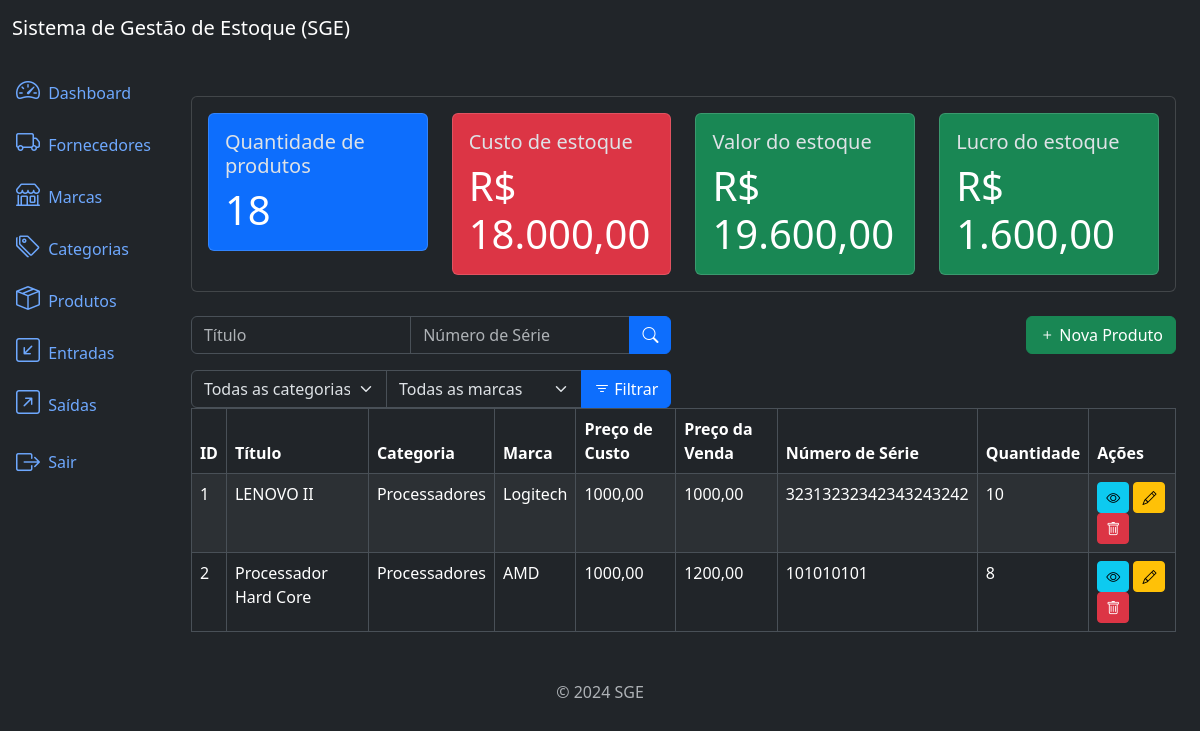
The app's page /products/list (signed in) with its own data.
### products/models.py (models this page shows, shortened)
class Product(models.Model):
    title = models.CharField(max_length=500)
    category = models.ForeignKey(Category, on_delete=models.PROTECT, related_name='products')
    brand = models.ForeignKey(Brand, on_delete=models.PROTECT, related_name='products')
    description = models.TextField(null=True, blank=True)
    serie_number = models.CharField(max_length=200, null=True, blank=True)
    cost_price = models.DecimalField(max_digits=20, decimal_places=2)
    selling_price = models.DecimalField(max_digits=20, decimal_places=2)
    quantity = models.IntegerField(default=0)
    created_at = models.DateTimeField(auto_now_add=True)
    updated_at = models.DateTimeField(auto_now=True)
    class Meta:
        ordering = ['title']

### categories/models.py (models this page shows)
class Category(models.Model):
    name = models.CharField(max_length=500)
    description = models.TextField(null=True, blank=True)
    created_at = models.DateTimeField(auto_now_add=True)
    updated_at = models.DateTimeField(auto_now=True)
    class Meta:
        ordering = ['name']
    def __str__(self):
        return self.name

### brands/models.py (models this page shows)
class Brand(models.Model):
    name = models.CharField(max_length=500)
    description = models.TextField(null=True, blank=True)
    created_at = models.DateTimeField(auto_now_add=True)
    updated_at = models.DateTimeField(auto_now=True)
    class Meta:
        ordering = ['name']
    def __str__(self):
        return self.name

### products/views.py (the view)
# urls.py: path('products/list', ProductListView.as_view(), name='product_list'),
class ProductListView(LoginRequiredMixin, PermissionRequiredMixin, ListView):
    model = Product
    template_name = 'product_list.html'
    context_object_name = 'products'
    paginate_by = 10
    permission_required = 'products.view_product'
    def get_queryset(self):
        queryset = super().get_queryset()
        title = self.request.GET.get("title")
        serie_number = self.request.GET.get("serie_number")
        category = self.request.GET.get("category")
        brand = self.request.GET.get("brand")
        if title:
            queryset = queryset.filter(title__icontains=title)
        if serie_number:
            queryset = queryset.filter(serie_number__icontains=serie_number)
        if category:
            queryset = queryset.filter(category__id=category)
        if brand:
            queryset = queryset.filter(brand__id=brand)
        return queryset
    def get_context_data(self, **kwargs):
        context = super().get_context_data(**kwargs)
        context['product_metrics'] = get_products_metrics()
        context['categories'] = Category.objects.all()
        context['brands'] = Brand.objects.all()
        return context

### utils/metrics.py (called while the page is built)
def get_products_metrics() -> Dict:
    products = Product.objects.all()
    total_cost_price = sum(product.cost_price * product.quantity for product in products)
    total_selling_price = sum(product.selling_price * product.quantity for product in products)
    total_quantity = sum(product.quantity for product in products)
    total_profit = total_selling_price - total_cost_price
    products_metrics = {
        'total_cost_price': number_format(total_cost_price, decimal_pos=2, force_grouping=True),
        'total_selling_price': number_format(total_selling_price, decimal_pos=2, force_grouping=True),
        'total_quantity': total_quantity,
        'total_profit': number_format(total_profit, decimal_pos=2, force_grouping=True)
    }
    return products_metrics

### products/templates/product_list.html (shortened to what this page needs)
{% extends 'base.html' %}
{% block content %}
{% include 'components/_product_metrics.html' %}
<div class="row mb-3">
    <div class="col-md-6">
        <form method="get" action="{% url 'product_list' %}">
            <div class="input-group">
                <input type="text" class="form-control" name="title" placeholder="Título" value="{{ request.GET.title }}">
                <input type="text" class="form-control" name="serie_number" placeholder="Número de Série" value="{{ request.GET.serie_number }}">
                <button type="submit" class="btn btn-primary">
                    <i class="bi bi-search"></i>
                </button>
            </div>
        </form>
    </div>
    <div class="col-md-6">
        {% if perms.products.add_product %}
        <a href="{% url 'product_create' %}" class="btn btn-success float-end">
            <i class="bi bi-plus"></i>
            Nova Produto
        </a>
        {% endif %}
    </div>
</div>
<div class="row mb-6">
    <div class="col-md-6">
        <form method="get" action="{% url 'product_list' %}">
            <div class="input-group">
                <select class="form-select" name="category">
                    <option value="" {% if not request.GET.category %} selected {% endif %}>
                        Todas as categorias
                    </option>
                </select>
                <select class="form-select" name="brand">
                    <option value="" {% if request.GET.category %} selected {% endif %}>
                        Todas as marcas
                    </option>
                </select>
                <button type="submit" class="btn btn-primary">
                    <i class="bi bi-filter"></i> Filtrar
                </button>
            </div>
        </form>
    </div>
</div>
<div class="table-responsive">
    <table class="table table-striped table-bordered">
        <thead class="thead-dark">
            <tr>
                <th>ID</th>
                <th>Título</th>
                <th>Categoria</th>
                <th>Marca</th>
                <th>Preço de Custo</th>
                <th>Preço da Venda</th>
                <th>Número de Série</th>
                <th>Quantidade</th>
                <th>Ações</th>
            </tr>
        </thead>
        <tbody>
            {% for product in products %}
            <tr>
                <td>{{ product.id }}</td>
                <td>{{ product.title }}</td>
                <td>{{ product.category }}</td>
                <td>{{ product.brand }}</td>
                <td>{{ product.cost_price }}</td>
                <td>{{ product.selling_price }}</td>
                <td>{{ product.serie_number }}</td>
                <td>{{ product.quantity }}</td>
                <td>
                    <a href="{% url 'product_detail' product.id %}" class="btn btn-info btn-sm">
                        <i class="bi bi-eye"></i>
                    </a>
                    {% if perms.products.change_product %}
                    <a href="{% url 'product_update' product.id %}" class="btn btn-warning btn-sm">
                        <i class="bi bi-pencil"></i>
                    </a>
                    {% endif %}
                    {% if perms.products.delete_product %}
                    <a href="{% url 'product_delete' product.id %}" class="btn btn-danger btn-sm">
                        <i class="bi bi-trash"></i>
                    </a>
                    {% endif %}
                </td>
            </tr>
            {% endfor %}
        </tbody>
    </table>
</div>
{% endblock %}

### records on screen
Product: id "1", title "LENOVO II", category "Processadores", brand "Logitech", cost_price "1000,00", selling_price "1000,00", serie_number "32313232342343243242", quantity "10"
Product: id "2", title "Processador Hard Core", category "Processadores", brand "AMD", cost_price "1000,00", selling_price "1200,00", serie_number "101010101", quantity "8"

### other values on screen
{{ product_metrics.total_quantity }} "18"
{{ product_metrics.total_cost_price }} "18.000,00"
{{ product_metrics.total_selling_price }} "19.600,00"
{{ product_metrics.total_profit }} "1.600,00"
